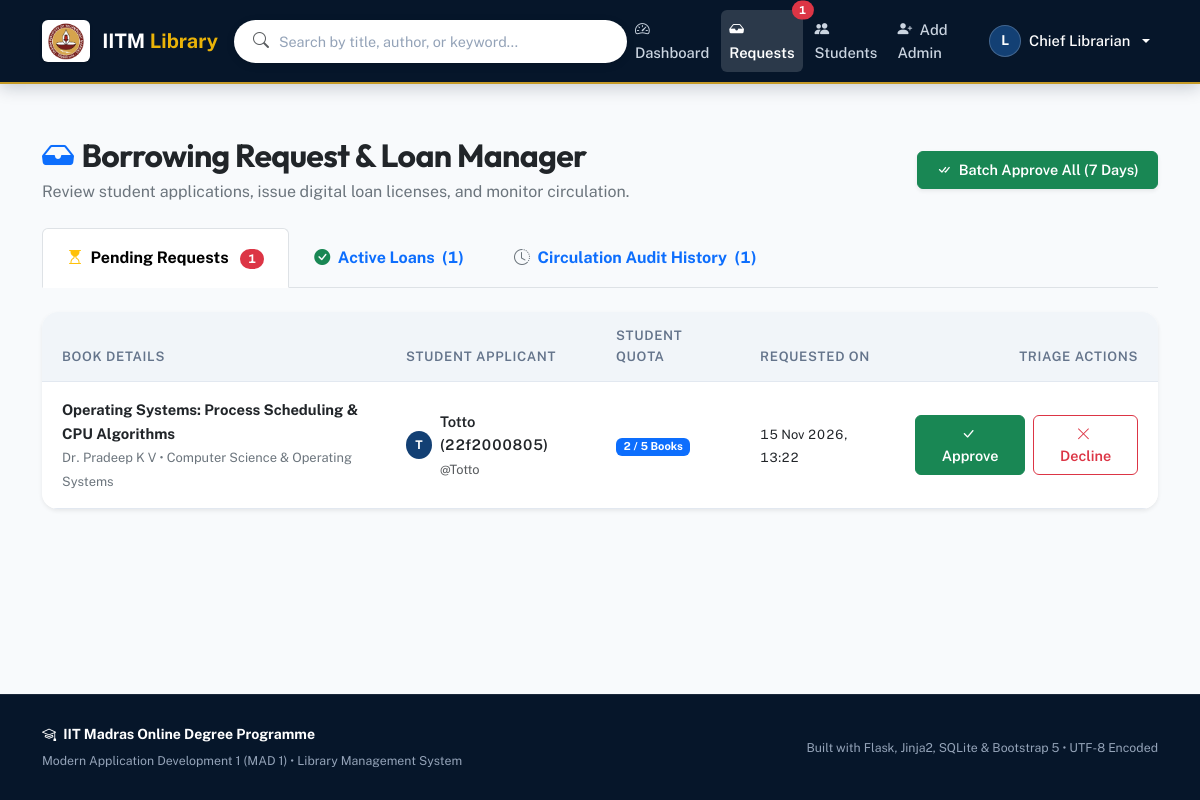
The page /librarian/requests (signed in) on the database its author committed.
### Code/models.py (models this page shows, shortened)
class User(db.Model):
    __tablename__ = 'users'
    id = db.Column(db.Integer, primary_key=True)
    username = db.Column(db.String(50), unique=True, nullable=False, index=True)
    password_hash = db.Column(db.String(255), nullable=False)
    role = db.Column(db.String(20), nullable=False, default='user')  # 'user' or 'librarian'
    full_name = db.Column(db.String(100), nullable=False)
    email = db.Column(db.String(120), nullable=True)
    created_at = db.Column(db.DateTime, default=lambda: datetime.now(timezone.utc))
    issues = db.relationship('BookIssue', backref='user', cascade='all, delete-orphan', lazy=True)
    feedbacks = db.relationship('Feedback', backref='user', cascade='all, delete-orphan', lazy=True)
    @property
    def is_librarian(self):
        return self.role == 'librarian'
    @property
    def active_quota_count(self):
        return BookIssue.query.filter(
            BookIssue.user_id == self.id,
            BookIssue.status.in_(['issued', 'pending'])
        ).count()

class BookIssue(db.Model):
    __tablename__ = 'book_issues'
    id = db.Column(db.Integer, primary_key=True)
    user_id = db.Column(db.Integer, db.ForeignKey('users.id', ondelete='CASCADE'), nullable=False, index=True)
    book_id = db.Column(db.Integer, db.ForeignKey('books.id', ondelete='CASCADE'), nullable=False, index=True)
    status = db.Column(db.String(20), nullable=False, default='pending', index=True)
    request_date = db.Column(db.DateTime, default=lambda: datetime.now(timezone.utc))
    issue_date = db.Column(db.DateTime, nullable=True)
    due_date = db.Column(db.DateTime, nullable=True)
    return_date = db.Column(db.DateTime, nullable=True)
    rejection_reason = db.Column(db.String(255), nullable=True)
    @property
    def days_remaining(self):
        if self.status == 'issued' and self.due_date:
            now = datetime.now(timezone.utc)
            due = self.due_date if self.due_date.tzinfo else self.due_date.replace(tzinfo=timezone.utc)
            diff = (due - now).total_seconds() / 86400
            return max(0, int(diff))
        return 0

class Book(db.Model):
    __tablename__ = 'books'
    id = db.Column(db.Integer, primary_key=True)
    title = db.Column(db.String(150), nullable=False, index=True)
    author = db.Column(db.String(150), nullable=False, index=True)
    content = db.Column(db.Text, nullable=True)  # Summary / description
    section_id = db.Column(db.Integer, db.ForeignKey('sections.id', ondelete='CASCADE'), nullable=False)
    file_path = db.Column(db.String(255), nullable=False)
    pages = db.Column(db.Integer, default=1)
    language = db.Column(db.String(50), default='English')
    edition = db.Column(db.String(50), default='1st Edition')
    created_at = db.Column(db.DateTime, default=lambda: datetime.now(timezone.utc))
    issues = db.relationship('BookIssue', backref='book', cascade='all, delete-orphan', lazy=True)
    feedbacks = db.relationship('Feedback', backref='book', cascade='all, delete-orphan', lazy=True)

class Section(db.Model):
    __tablename__ = 'sections'
    id = db.Column(db.Integer, primary_key=True)
    name = db.Column(db.String(100), unique=True, nullable=False, index=True)
    description = db.Column(db.Text, nullable=True)
    icon = db.Column(db.String(50), default='bi-journal-bookmark-fill')
    created_at = db.Column(db.DateTime, default=lambda: datetime.now(timezone.utc))
    books = db.relationship('Book', backref='section', cascade='all, delete-orphan', lazy=True)

### Code/LMS_app.py (the view, shortened to what this page needs)
@app.route('/librarian/process_request', methods=['GET', 'POST'])
@app.route('/librarian/requests', methods=['GET', 'POST'])
@librarian_required
def process_request_page():
    pending_requests = BookIssue.query.filter_by(status='pending').order_by(BookIssue.request_date.desc()).all()
    active_loans = BookIssue.query.filter_by(status='issued').order_by(BookIssue.issue_date.desc()).all()
    completed_history = BookIssue.query.filter(
        BookIssue.status.in_(['returned', 'revoked', 'rejected'])
    ).order_by(BookIssue.return_date.desc()).limit(50).all()
    return render_template('librarian_request_process.html',
                           pending_requests=pending_requests,
                           active_loans=active_loans,
                           completed_history=completed_history)

### Code/templates/librarian_request_process.html (shortened to what this page needs)
{% extends "base.html" %}
{% block content %}
<div class="d-flex flex-wrap justify-content-between align-items-center mb-4">
    <div>
        <h2 class="fw-bold mb-1 text-dark">
            <i class="bi bi-inbox-fill text-primary me-2"></i>Borrowing Request & Loan Manager
        </h2>
        <p class="text-secondary mb-0">Review student applications, issue digital loan licenses, and monitor circulation.</p>
    </div>
    {% if pending_requests %}
    <form action="{{ url_for('batch_approve') }}" method="post" onsubmit="return confirm('Batch approve all eligible pending requests for a standard 7-day loan period?');">
        <button type="submit" class="btn btn-success shadow-sm">
            <i class="bi bi-check-all me-1"></i> Batch Approve All (7 Days)
        </button>
    </form>
    {% endif %}
</div>
<ul class="nav nav-tabs mb-4" id="requestTabs" role="tablist">
    <li class="nav-item" role="presentation">
        <button class="nav-link active fw-bold py-3 px-4 position-relative" id="pending-tab" data-bs-toggle="tab" data-bs-target="#pending-panel" type="button" role="tab">
            <i class="bi bi-hourglass-top text-warning me-1"></i> Pending Requests
            {% if pending_requests|length > 0 %}
            <span class="badge bg-danger rounded-pill ms-2 tabular-nums">{{ pending_requests|length }}</span>
            {% endif %}
        </button>
    </li>
    <li class="nav-item" role="presentation">
        <button class="nav-link fw-bold py-3 px-4" id="active-tab" data-bs-toggle="tab" data-bs-target="#active-panel" type="button" role="tab">
            <i class="bi bi-check-circle-fill text-success me-1"></i> Active Loans <span class="tabular-nums ms-1">({{ active_loans|length }})</span>
        </button>
    </li>
    <li class="nav-item" role="presentation">
        <button class="nav-link fw-bold py-3 px-4" id="history-tab" data-bs-toggle="tab" data-bs-target="#history-panel" type="button" role="tab">
            <i class="bi bi-clock-history text-secondary me-1"></i> Circulation Audit History <span class="tabular-nums ms-1">({{ completed_history|length }})</span>
        </button>
    </li>
</ul>
<div class="tab-content" id="requestTabsContent">
    <div class="tab-pane fade show active" id="pending-panel" role="tabpanel">
        {% if pending_requests %}
        <div class="card border-0 shadow-sm rounded-4 overflow-hidden bg-white">
            <div class="table-responsive">
                <table class="table lms-table mb-0">
                    <thead>
                        <tr>
                            <th>Book Details</th>
                            <th>Student Applicant</th>
                            <th>Student Quota</th>
                            <th>Requested On</th>
                            <th class="text-end">Triage Actions</th>
                        </tr>
                    </thead>
                    <tbody>
                        {% for req in pending_requests %}
                        <tr>
                            <td>
                                <div class="fw-bold text-dark">{{ req.book.title }}</div>
                                <small class="text-secondary">{{ req.book.author }} &bull; {{ req.book.section.name }}</small>
                            </td>
                            <td>
                                <div class="d-flex align-items-center gap-2">
                                    <div class="rounded-circle d-flex align-items-center justify-content-center text-white fw-bold" style="width: 28px; height: 28px; font-size: 0.75rem; background-color: var(--brand-navy-800);">
                                        {{ req.user.username[0].upper() }}
                                    </div>
                                    <div>
                                        <div class="fw-semibold text-dark">{{ req.user.full_name }}</div>
                                        <small class="text-muted">@{{ req.user.username }}</small>
                                    </div>
                                </div>
                            </td>
                            <td>
                                <span class="badge {% if req.user.active_quota_count >= 5 %}bg-danger{% else %}bg-primary{% endif %} tabular-nums">
                                    {{ req.user.active_quota_count }} / 5 Books
                                </span>
                            </td>
                            <td>
                                <small class="text-dark tabular-nums">{{ req.request_date.strftime('%d %b %Y, %H:%M') }}</small>
                            </td>
                            <td class="text-end">
                                <div class="d-inline-flex gap-2">
                                    <button type="button" class="btn btn-sm btn-success" data-bs-toggle="modal" data-bs-target="#approveModal{{ req.id }}">
                                        <i class="bi bi-check-lg me-1"></i> Approve
                                    </button>
                                    <button type="button" class="btn btn-sm btn-outline-danger" data-bs-toggle="modal" data-bs-target="#rejectModal{{ req.id }}">
                                        <i class="bi bi-x-lg me-1"></i> Decline
                                    </button>
                                </div>
                            </td>
                        </tr>
                        {% endfor %}
                    </tbody>
                </table>
            </div>
        </div>
        {% else %}
        <div class="card border-0 shadow-sm p-5 text-center rounded-4 bg-white">
            <i class="bi bi-check-circle fs-1 text-success mb-3"></i>
            <h5 class="text-secondary">Request Queue is Clear</h5>
            <p class="text-muted small">No pending e-book requests from students at this time.</p>
        </div>
        {% endif %}
    </div>
</div>
{% endblock %}

### Code/templates/base.html (shortened to what this page needs)
<!DOCTYPE html>
<html lang="en">
<head>
    <link href="https://cdn.jsdelivr.net/npm/bootstrap@5.3.3/dist/css/bootstrap.min.css" rel="stylesheet">
    <link rel="stylesheet" href="https://cdn.jsdelivr.net/npm/bootstrap-icons@1.11.3/font/bootstrap-icons.min.css">
    <link rel="stylesheet" href="{{ url_for('static', filename='style.css') }}">
</head>
<body>
    <nav class="navbar navbar-expand-lg lms-navbar sticky-top">
        <div class="container">
            <a class="navbar-brand" href="{{ url_for('home') }}">
                <img src="{{ url_for('static', filename='IITM_logo.png') }}" alt="IIT Madras Logo" class="brand-logo">
                <span>IITM <span style="color: var(--brand-gold-400);">Library</span></span>
            </a>
            <div class="collapse navbar-collapse" id="navbarContent">
                <form class="d-flex mx-auto my-2 my-lg-0 search-bar-wrap w-50" action="{{ url_for('search') }}" method="get" role="search">
                    <i class="bi bi-search text-muted ps-1"></i>
                    <input type="text" name="q" placeholder="Search by title, author, or keyword..." value="{{ request.args.get('q', '') }}" aria-label="Search catalogue">
                </form>
                <ul class="navbar-nav ms-auto align-items-center gap-1">
                    {% if current_user %}
                        {% if current_user.is_librarian %}
                            <li class="nav-item">
                                <a class="nav-link {% if request.endpoint == 'librarian_dashboard' %}active{% endif %}" href="{{ url_for('librarian_dashboard') }}">
                                    <i class="bi bi-speedometer2 me-1"></i> Dashboard
                                </a>
                            </li>
                            <li class="nav-item">
                                <a class="nav-link position-relative {% if request.endpoint == 'process_request_page' %}active{% endif %}" href="{{ url_for('process_request_page') }}">
                                    <i class="bi bi-inbox-fill me-1"></i> Requests
                                    {% if pending_requests_count > 0 %}
                                    <span class="badge rounded-pill bg-danger position-absolute top-0 start-100 translate-middle tabular-nums">
                                        {{ pending_requests_count }}
                                    </span>
                                    {% endif %}
                                </a>
                            </li>
                            <li class="nav-item">
                                <a class="nav-link {% if request.endpoint == 'librarian_users' %}active{% endif %}" href="{{ url_for('librarian_users') }}">
                                    <i class="bi bi-people-fill me-1"></i> Students
                                </a>
                            </li>
                            <li class="nav-item">
                                <a class="nav-link {% if request.endpoint == 'librarian_register' %}active{% endif %}" href="{{ url_for('librarian_register') }}">
                                    <i class="bi bi-person-plus-fill me-1"></i> Add Admin
                                </a>
                            </li>
                        {% endif %}
                        <li class="nav-item dropdown ms-lg-2">
                            <a class="nav-link dropdown-toggle text-white d-flex align-items-center gap-2" href="#" role="button" data-bs-toggle="dropdown" aria-expanded="false">
                                <div class="rounded-circle d-flex align-items-center justify-content-center text-white fw-bold" style="width: 32px; height: 32px; font-size: 0.85rem; background-color: var(--brand-navy-800); border: 1px solid rgba(255, 255, 255, 0.2);">
                                    {{ current_user.username[0].upper() }}
                                </div>
                                <span class="d-none d-md-inline">{{ current_user.full_name }}</span>
                            </a>
                        </li>
                    {% endif %}
                </ul>
            </div>
        </div>
    </nav>
    <main class="main-wrapper">
        <div class="container">
            {% block content %}{% endblock %}
        </div>
    </main>
    <footer class="lms-footer">
        <div class="container">
            <div class="row align-items-center">
                <div class="col-md-6 text-center text-md-start mb-2 mb-md-0">
                    <div class="fw-bold text-white mb-1">
                        <i class="bi bi-mortarboard me-1"></i> IIT Madras Online Degree Programme
                    </div>
                    <small>Modern Application Development 1 (MAD 1) &bull; Library Management System</small>
                </div>
                <div class="col-md-6 text-center text-md-end">
                    <small>Built with Flask, Jinja2, SQLite & Bootstrap 5 &bull; UTF-8 Encoded</small>
                </div>
            </div>
        </div>
    </footer>
</body>
</html>

### rows shown on the page
User: username "L", full_name "Chief Librarian"
BookIssue: book "Operating Systems: Process Scheduling & CPU Algorithms", book.author "Dr. Pradeep K V", book.section.name "Computer Science & Operating Systems", user "T", user.full_name "Totto (22f2000805)", user.username "Totto", user.active_quota_count "2", request_date "15 Nov 2026, 13:22"

### other values the page prints
{{ pending_requests_count }} "1"
{{ pending_requests|length }} "1"
{{ active_loans|length }} "1"
{{ completed_history|length }} "1"
